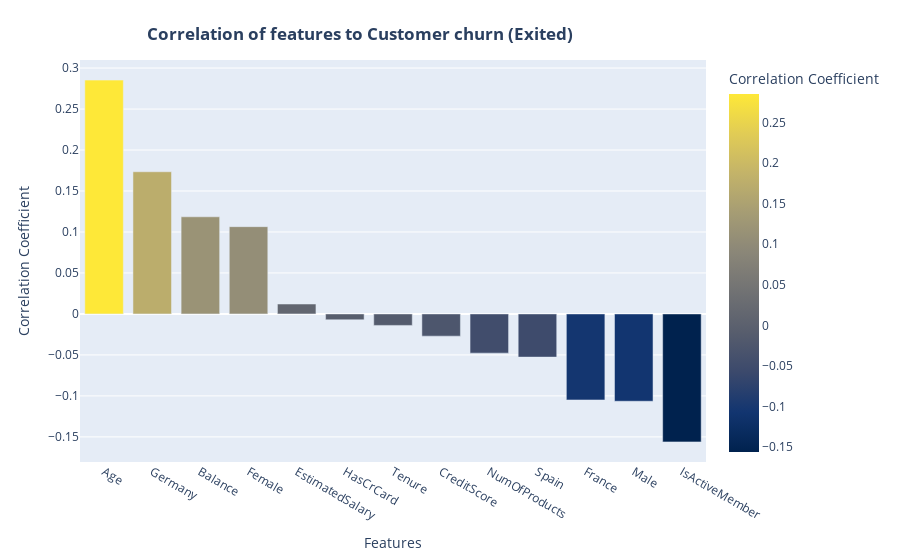

The code cell stored with this chart in its notebook:
### Code cell
fig=px.bar(target_correlations,x='Feature',
           y='Correlation',
           color='Correlation',
           color_continuous_scale=px.colors.sequential.Cividis,
           labels={'Correlation':'Correlation Coefficient','Feature':'Features'}     
)
fig.update_layout(title=dict(text="<b>Correlation of features to Customer churn (Exited)<b>",
                             x=0.4,y=0.95),
)

fig.show()

### Figure 1 — Plotly figure (JSON) as saved in the notebook; plotly's stock layout.template omitted (floating-point values rounded to 4 significant figures)
{"data": [{"alignmentgroup": "True", "hovertemplate": "Features=%{x}<br>Correlation Coefficient=%{marker.color}<extra></extra>", "legendgroup": "", "marker": {"color": [0.2853, 0.1735, 0.1185, 0.1065, 0.0121, -0.007138, -0.014, -0.02709, -0.04782, -0.05267, -0.105, -0.1065, -0.1561], "coloraxis": "coloraxis", "pattern": {"shape": ""}}, "name": "", "offsetgroup": "", "orientation": "v", "showlegend": false, "textposition": "auto", "type": "bar", "x": ["Age", "Germany", "Balance", "Female", "EstimatedSalary", "HasCrCard", "Tenure", "CreditScore", "NumOfProducts", "Spain", "France", "Male", "IsActiveMember"], "xaxis": "x", "y": [0.2853, 0.1735, 0.1185, 0.1065, 0.0121, -0.007138, -0.014, -0.02709, -0.04782, -0.05267, -0.105, -0.1065, -0.1561], "yaxis": "y"}], "layout": {"barmode": "relative", "coloraxis": {"colorbar": {"title": {"text": "Correlation Coefficient"}}, "colorscale": [[0, "#00224e"], [0.1111, "#123570"], [0.2222, "#3b496c"], [0.3333, "#575d6d"], [0.4444, "#707173"], [0.5556, "#8a8678"], [0.6667, "#a59c74"], [0.7778, "#c3b369"], [0.8889, "#e1cc55"], [1, "#fee838"]]}, "legend": {"tracegroupgap": 0}, "margin": {"t": 60}, "title": {"text": "<b>Correlation of features to Customer churn (Exited)<b>", "x": 0.4, "y": 0.95}, "xaxis": {"anchor": "y", "domain": [0, 1], "title": {"text": "Features"}}, "yaxis": {"anchor": "x", "domain": [0, 1], "title": {"text": "Correlation Coefficient"}}}}
